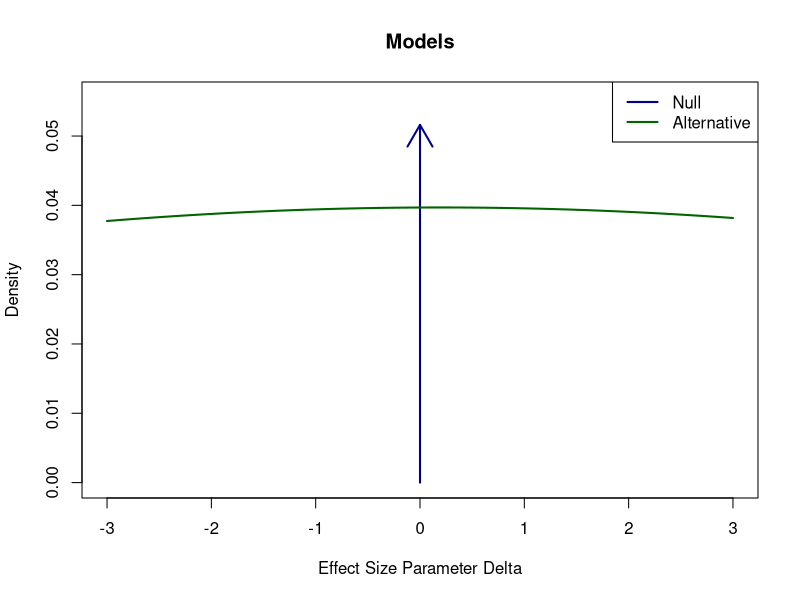
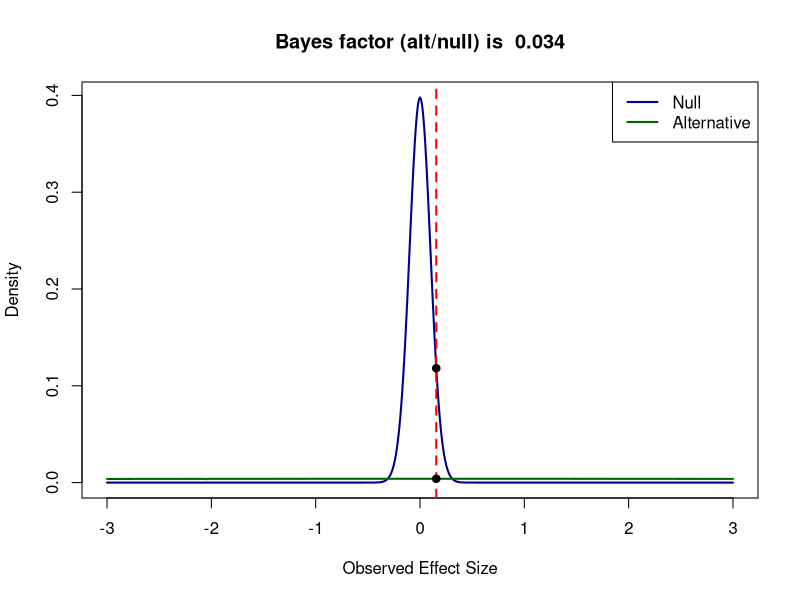

Recreate these plots in R, in order.
#This code is made by Jeff Rouder: http://jeffrouder.blogspot.nl/2016/01/what-priors-should-i-use-part-i.html
#This code is for a one-sided t-test, testing a difference against 0.

N <- 100 #Enter sample size
dz <- 0.156 #Enter Cohen's dz effect size observed in the dependent t-test or one-sided t-test

dz_prior <- 0.192 #Enter effect size dz for the prior 
sd_prior <- 10.05 #Enter sd of the effect sizes of the prior - the higher, the wider the prior is

lo <- -Inf #lower bound of support (e.g., set to 0 if effects < 0 is not possible)
hi <- Inf #upper bound of support

#specify prior
altDens=function(delta) 
  dnorm(delta,dz_prior,sd_prior)*as.integer(delta>lo)*as.integer(delta<hi)
#Normalize alternative density in case user does not, 
K=1/integrate(altDens,lower=lo,upper=hi)$value
f=function(delta) K*altDens(delta)

delta=seq(-3,3,.01)
#Plot Alternative as a density and Null as a point arrow
png(file=paste('large_objects_prior.png'),width=6000,height=4000, res = 1000)
maxAlt=max(f(delta))
plot(delta,f(delta),typ='n',xlab="Effect Size Parameter Delta",ylab="Density",ylim=c(0,1.4*maxAlt),main="Models")
arrows(0,0,0,1.3*maxAlt,col='darkblue',lwd=2)
lines(delta,f(delta),col='darkgreen',lwd=2)
legend("topright",legend=c("Null","Alternative"),col=c('darkblue','darkgreen'),lwd=2)
dev.off()

#Prediction Function Under Null
nullPredF=function(obs,N) dt(sqrt(N)*obs,N-1)

#Prediction Function Under the Alternative
altPredIntegrand=function(delta,obs,N) 
  dt(sqrt(N)*obs,N-1,sqrt(N)*delta)*f(delta)
altPredF=function(obs,N) 
  integrate(altPredIntegrand,lower=lo,upper=hi,obs=obs,N=N)$value

obs=delta
I=length(obs)
nullPred=nullPredF(obs,N)
altPred=1:I
for (i in 1:I) altPred[i]=altPredF(obs[i],N)

#Evaluate Predicted Density at Observed Value dz
valNull=nullPredF(dz,N)
valAlt=altPredF(dz,N)

#Plot The Predictions
png(file=paste('large_objects_posterior.png'),width=6000,height=4000, res = 1000)
top=max(altPred,nullPred)
plot(type='l',obs,nullPred,ylim=c(0,top),xlab="Observed Effect Size",ylab="Density",main=paste("Bayes factor (alt/null) is ",round(valAlt/valNull,digits =3)),col='darkblue',lwd=2)
lines(obs,altPred,col='darkgreen',lwd=2)
legend("topright",legend=c("Null","Alternative"),col=c('darkblue','darkgreen'),lwd=2)
abline(v=dz,lty=2,lwd=2,col='red')
points(pch=19,c(dz,dz),c(valNull,valAlt))
dev.off()

cat("Bayes factor (alt/null) is ",valAlt/valNull,", the t-value is ",sqrt(N)*dz," and the p-value is",2*(1-pt(abs(sqrt(N)*dz),N-1)))

#? Daniel Lakens, 2016. 
# This work is licensed under a Creative Commons Attribution-NonCommercial-ShareAlike 4.0 International License. https://creativecommons.org/licenses/by-nc-sa/4.0/
